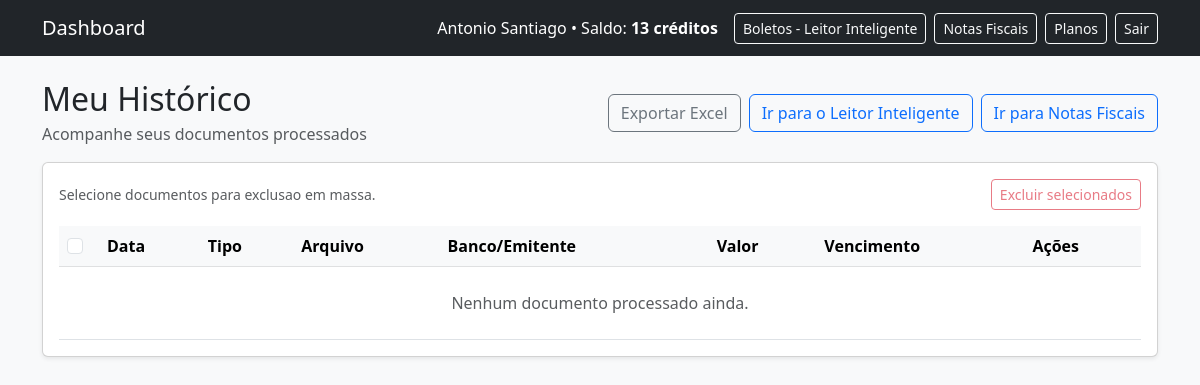
Before: /dashboard (signed in) with the older database file.
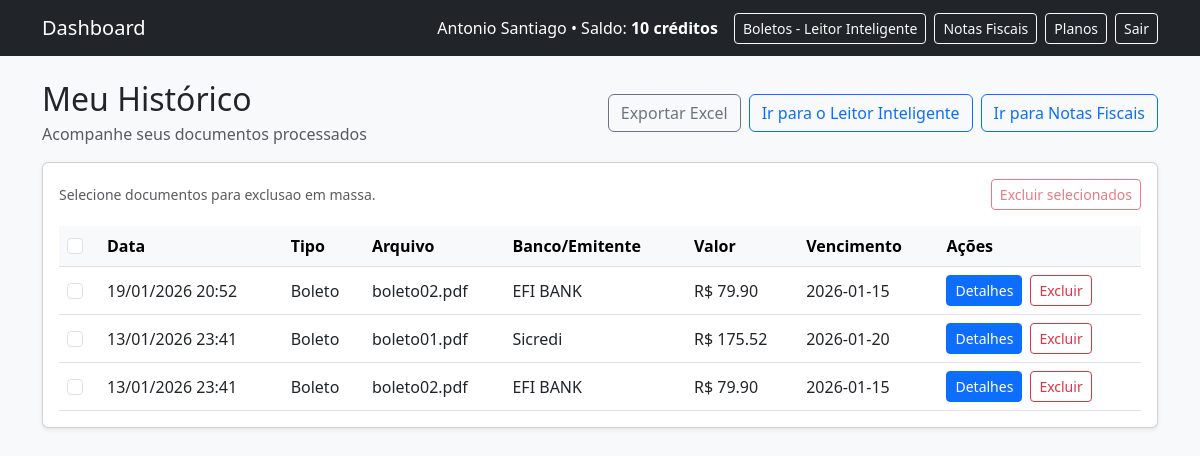
After: the same page with the newer database file.
### app/models/user.py (models this page shows)
class User(Base):
    __tablename__ = "users"
    id = Column(Integer, primary_key=True, index=True)
    nome = Column(String, nullable=True)
    email = Column(String, unique=True, index=True, nullable=False)
    hashed_password = Column(String, nullable=False)
    creditos = Column(Integer, default=10) # Todo novo usuário ganha 10 créditos
    plano = Column(String, default="trial", nullable=False)
    creditos_renovam_em = Column(DateTime, nullable=True)
    plano_pendente = Column(String, nullable=True)
    plano_pendente_em = Column(DateTime, nullable=True)
    is_admin = Column(Boolean, default=False, nullable=False)
    boletos = relationship("BoletoHistory", back_populates="owner")

### app/models/boleto_history.py (models this page shows, shortened)
class BoletoHistory(Base):
    __tablename__ = "boleto_history"
    id = Column(Integer, primary_key=True, index=True)
    user_id = Column(Integer, ForeignKey("users.id")) # Vincula ao dono do boleto
    filename = Column(String)
    banco = Column(String)
    valor = Column(Float)
    vencimento = Column(String)
    linha_digitavel = Column(String)
    dados_completos = Column(JSON) # Salva o JSON inteiro da OpenAI
    data_processamento = Column(DateTime, default=datetime.utcnow)
    tipo_documento = Column(String, default="boleto")
    sucesso = Column(Boolean, default=True, nullable=False)
    erro = Column(String, nullable=True)
    modelo_ia = Column(String, nullable=True)
    paginas_total = Column(Integer, nullable=True)
    paginas_processadas = Column(Integer, nullable=True)
    processamento_ms = Column(Integer, nullable=True)
    telemetria = Column(JSON, nullable=True)
    owner = relationship("User", back_populates="boletos")

### app/routes/boleto.py (the view)
@router.get("/dashboard", response_class=HTMLResponse)
async def dashboard(
    request: Request,
    db: Session = Depends(get_db),
    user: User = Depends(get_current_user) # Agora o FastAPI garante que o usuário está logado!
):
    historico = db.query(BoletoHistory).filter(BoletoHistory.user_id == user.id).order_by(BoletoHistory.data_processamento.desc()).all()
    return templates.TemplateResponse("dashboard.html", {
        "request": request,
        "user": user,
        "historico": historico
    })

### app/templates/dashboard.html (shortened to what this page needs)
<!DOCTYPE html>
<html lang="pt-br">
<head>
    <link href="https://cdn.jsdelivr.net/npm/bootstrap@5.3.0/dist/css/bootstrap.min.css" rel="stylesheet">
</head>
<body class="bg-light">
<nav class="navbar navbar-expand-lg navbar-dark bg-dark mb-4">
    <div class="container">
        <a class="navbar-brand" href="/dashboard">Dashboard</a>
        <div class="d-flex align-items-center">
            <span class="navbar-text text-white me-3">
                {{ user.nome or user.email }} • Saldo: <strong>{{ user.creditos }} créditos</strong>
            </span>
            <a href="/" class="btn btn-sm btn-outline-light me-2">Boletos - Leitor Inteligente</a>
            <a href="/notas" class="btn btn-sm btn-outline-light me-2">Notas Fiscais</a>
            <a href="/planos" class="btn btn-sm btn-outline-light me-2">Planos</a>
            <a href="/logout" class="btn btn-sm btn-outline-light">Sair</a>
        </div>
    </div>
</nav>
<div class="container">
    <div class="row g-3">
        <div class="col-12">
            <div class="d-flex justify-content-between align-items-center">
                <div>
                    <h2 class="mb-1">Meu Histórico</h2>
                    <div class="text-muted">Acompanhe seus documentos processados</div>
                </div>
                <div class="d-flex gap-2">
                    <a href="/dashboard/export/excel" class="btn btn-outline-secondary">Exportar Excel</a>
                    <a href="/" class="btn btn-outline-primary">Ir para o Leitor Inteligente</a>
                    <a href="/notas" class="btn btn-outline-primary">Ir para Notas Fiscais</a>
                </div>
            </div>
        </div>
        <div class="col-12">
            <div class="card shadow-sm">
                <div class="card-body">
                    <form method="post" action="/dashboard/excluir" onsubmit="return confirm('Tem certeza que deseja excluir os documentos selecionados?');">
                        <div class="d-flex justify-content-between align-items-center mb-3">
                            <div class="text-muted small">Selecione documentos para exclusao em massa.</div>
                            <button id="bulkDeleteBtn" class="btn btn-sm btn-outline-danger" type="submit" disabled>Excluir selecionados</button>
                        </div>
                    <div class="table-responsive">
                        <table class="table table-hover align-middle mb-0">
                            <thead class="table-light">
                                <tr>
                                    <th style="width: 40px;">
                                        <input id="selectAll" class="form-check-input" type="checkbox" aria-label="Selecionar todos">
                                    </th>
                                    <th>Data</th>
                                    <th>Tipo</th>
                                    <th>Arquivo</th>
                                    <th>Banco/Emitente</th>
                                    <th>Valor</th>
                                    <th>Vencimento</th>
                                    <th>Ações</th>
                                </tr>
                            </thead>
                            <tbody>
                                {% for item in historico %}
                                <tr>
                                    <td>
                                        <input class="form-check-input row-check" type="checkbox" name="ids" value="{{ item.id }}" aria-label="Selecionar documento {{ item.id }}">
                                    </td>
                                    <td>{{ item.data_processamento_br.strftime('%d/%m/%Y %H:%M') }}</td>
                                    <td>
                                        {% if item.tipo_documento == "nota_fiscal" %}
                                        Nota Fiscal
                                        {% else %}
                                        Boleto
                                        {% endif %}
                                    </td>
                                    <td>{{ item.filename }}</td>
                                    <td>{{ item.banco or 'Nao identificado' }}</td>
                                    <td>R$ {{ "%.2f"|format(item.valor) if item.valor else '0.00' }}</td>
                                    <td>{{ item.vencimento }}</td>
                                    <td>
                                        <div class="d-flex gap-2">
                                            <button class="btn btn-sm btn-primary" type="button" data-id="{{ item.id }}" onclick="verDetalhes(this.getAttribute('data-id'))">Detalhes</button>
                                            <button class="btn btn-sm btn-outline-danger" type="submit" formaction="/excluir/{{ item.id }}" formmethod="post" onclick="return confirm('Tem certeza que deseja excluir este documento?');">Excluir</button>
                                        </div>
                                    </td>
                                </tr>
                                {% else %}
                                <tr>
                                    <td colspan="8" class="text-center text-muted py-4">Nenhum documento processado ainda.</td>
                                </tr>
                                {% endfor %}
                            </tbody>
                        </table>
                    </div>
                    </form>
                </div>
            </div>
        </div>
    </div>
</div>
</body>
</html>

Changed rows visible on the page:
changed User "Antonio Santiago": creditos "13" → "10"
added BoletoHistory: data_processamento_br "19/01/2026 20:52", tipo_documento "Boleto", filename "boleto02.pdf", banco "EFI BANK", valor "79.90", vencimento "2026-01-15"
now on this page (row edited): BoletoHistory: data_processamento_br "13/01/2026 23:41", tipo_documento "Boleto", filename "boleto01.pdf", banco "Sicredi", valor "175.52", vencimento "2026-01-20"
now on this page (row edited): BoletoHistory: data_processamento_br "13/01/2026 23:41", tipo_documento "Boleto", filename "boleto02.pdf", banco "EFI BANK", valor "79.90", vencimento "2026-01-15"
Other visible differences:
text no longer shown: "Nenhum documento processado ainda."
